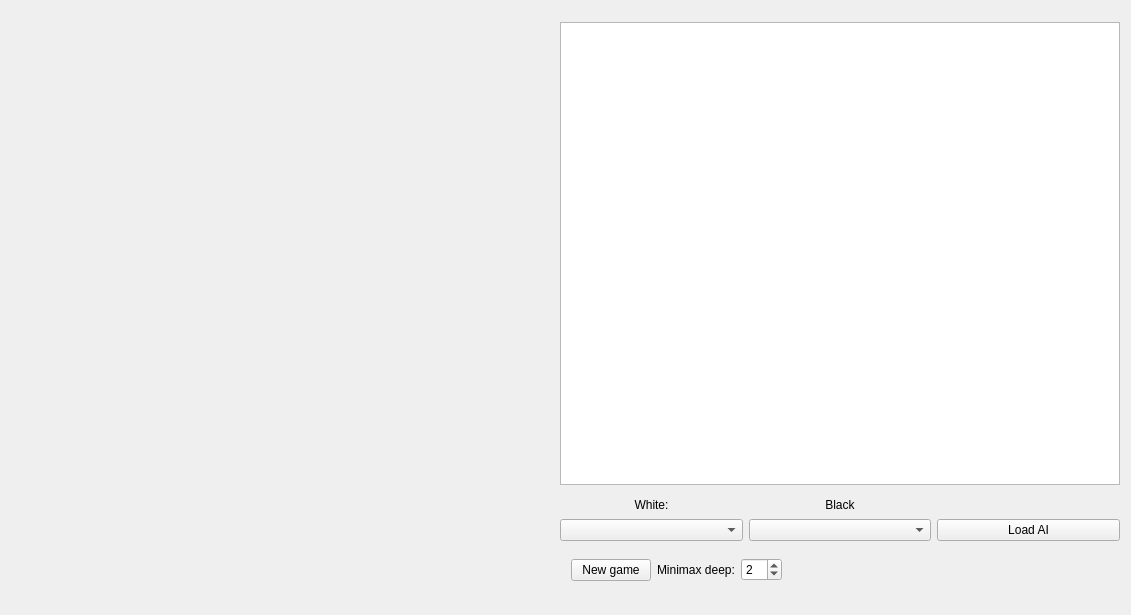
<?xml version="1.0" encoding="UTF-8"?>
<ui version="4.0">
 <class>MainWindow</class>
 <widget class="QMainWindow" name="MainWindow">
  <property name="geometry">
   <rect>
    <x>0</x>
    <y>0</y>
    <width>1131</width>
    <height>615</height>
   </rect>
  </property>
  <property name="windowTitle">
   <string>MainWindow</string>
  </property>
  <widget class="QWidget" name="centralWidget">
   <layout class="QHBoxLayout" name="horizontalLayout">
    <item>
     <widget class="QWidget" name="frontBoard" native="true">
      <property name="sizePolicy">
       <sizepolicy hsizetype="Preferred" vsizetype="Preferred">
        <horstretch>0</horstretch>
        <verstretch>0</verstretch>
       </sizepolicy>
      </property>
      <layout class="QVBoxLayout" name="verticalLayout_10"/>
     </widget>
    </item>
    <item>
     <widget class="QWidget" name="rightPanel" native="true">
      <property name="minimumSize">
       <size>
        <width>1</width>
        <height>0</height>
       </size>
      </property>
      <property name="maximumSize">
       <size>
        <width>560</width>
        <height>16777215</height>
       </size>
      </property>
      <layout class="QVBoxLayout" name="verticalLayout">
       <property name="leftMargin">
        <number>0</number>
       </property>
       <property name="rightMargin">
        <number>0</number>
       </property>
       <item>
        <layout class="QVBoxLayout" name="verticalLayout_2">
         <item>
          <widget class="QTextBrowser" name="info"/>
         </item>
        </layout>
       </item>
       <item>
        <widget class="QWidget" name="widget" native="true">
         <property name="minimumSize">
          <size>
           <width>0</width>
           <height>50</height>
          </size>
         </property>
         <layout class="QHBoxLayout" name="horizontalLayout_4">
          <property name="leftMargin">
           <number>0</number>
          </property>
          <property name="topMargin">
           <number>0</number>
          </property>
          <property name="rightMargin">
           <number>0</number>
          </property>
          <property name="bottomMargin">
           <number>0</number>
          </property>
          <item>
           <widget class="QWidget" name="widget_6" native="true">
            <layout class="QVBoxLayout" name="verticalLayout_7">
             <property name="spacing">
              <number>0</number>
             </property>
             <property name="leftMargin">
              <number>0</number>
             </property>
             <property name="topMargin">
              <number>0</number>
             </property>
             <property name="rightMargin">
              <number>0</number>
             </property>
             <property name="bottomMargin">
              <number>0</number>
             </property>
             <item>
              <widget class="QLabel" name="label_2">
               <property name="text">
                <string>White:</string>
               </property>
               <property name="alignment">
                <set>Qt::AlignCenter</set>
               </property>
              </widget>
             </item>
             <item>
              <widget class="QComboBox" name="whitePlayerStrategy"/>
             </item>
            </layout>
           </widget>
          </item>
          <item>
           <widget class="QWidget" name="widget_7" native="true">
            <layout class="QVBoxLayout" name="verticalLayout_8">
             <property name="spacing">
              <number>0</number>
             </property>
             <property name="leftMargin">
              <number>0</number>
             </property>
             <property name="topMargin">
              <number>0</number>
             </property>
             <property name="rightMargin">
              <number>0</number>
             </property>
             <property name="bottomMargin">
              <number>0</number>
             </property>
             <item>
              <widget class="QLabel" name="label_3">
               <property name="text">
                <string>Black</string>
               </property>
               <property name="alignment">
                <set>Qt::AlignCenter</set>
               </property>
              </widget>
             </item>
             <item>
              <widget class="QComboBox" name="blackPlayerStrategy"/>
             </item>
            </layout>
           </widget>
          </item>
          <item>
           <widget class="QWidget" name="widget_3" native="true">
            <layout class="QVBoxLayout" name="verticalLayout_3">
             <property name="spacing">
              <number>0</number>
             </property>
             <property name="leftMargin">
              <number>0</number>
             </property>
             <property name="topMargin">
              <number>0</number>
             </property>
             <property name="rightMargin">
              <number>0</number>
             </property>
             <property name="bottomMargin">
              <number>0</number>
             </property>
             <item>
              <widget class="QLabel" name="label_4">
               <property name="text">
                <string/>
               </property>
               <property name="alignment">
                <set>Qt::AlignCenter</set>
               </property>
              </widget>
             </item>
             <item>
              <widget class="QPushButton" name="loadAI">
               <property name="text">
                <string>Load AI</string>
               </property>
              </widget>
             </item>
            </layout>
           </widget>
          </item>
         </layout>
        </widget>
       </item>
       <item>
        <widget class="QWidget" name="widget_2" native="true">
         <property name="minimumSize">
          <size>
           <width>0</width>
           <height>46</height>
          </size>
         </property>
         <layout class="QHBoxLayout" name="horizontalLayout_5">
          <item>
           <widget class="QPushButton" name="start">
            <property name="text">
             <string>New game</string>
            </property>
           </widget>
          </item>
          <item>
           <widget class="QLabel" name="label">
            <property name="text">
             <string>Minimax deep:</string>
            </property>
           </widget>
          </item>
          <item>
           <widget class="QSpinBox" name="minimaxDeep">
            <property name="minimum">
             <number>1</number>
            </property>
            <property name="maximum">
             <number>15</number>
            </property>
            <property name="value">
             <number>2</number>
            </property>
           </widget>
          </item>
          <item>
           <spacer name="horizontalSpacer_2">
            <property name="orientation">
             <enum>Qt::Horizontal</enum>
            </property>
            <property name="sizeHint" stdset="0">
             <size>
              <width>40</width>
              <height>20</height>
             </size>
            </property>
           </spacer>
          </item>
         </layout>
        </widget>
       </item>
      </layout>
     </widget>
    </item>
   </layout>
  </widget>
  <widget class="QMenuBar" name="menuBar">
   <property name="geometry">
    <rect>
     <x>0</x>
     <y>0</y>
     <width>1131</width>
     <height>22</height>
    </rect>
   </property>
  </widget>
  <action name="actionOpen">
   <property name="text">
    <string>Open</string>
   </property>
  </action>
  <action name="actionSave">
   <property name="text">
    <string>Save</string>
   </property>
  </action>
  <action name="actionSave_as">
   <property name="text">
    <string>Save as</string>
   </property>
  </action>
 </widget>
 <layoutdefault spacing="6" margin="11"/>
 <resources/>
 <connections/>
</ui>
